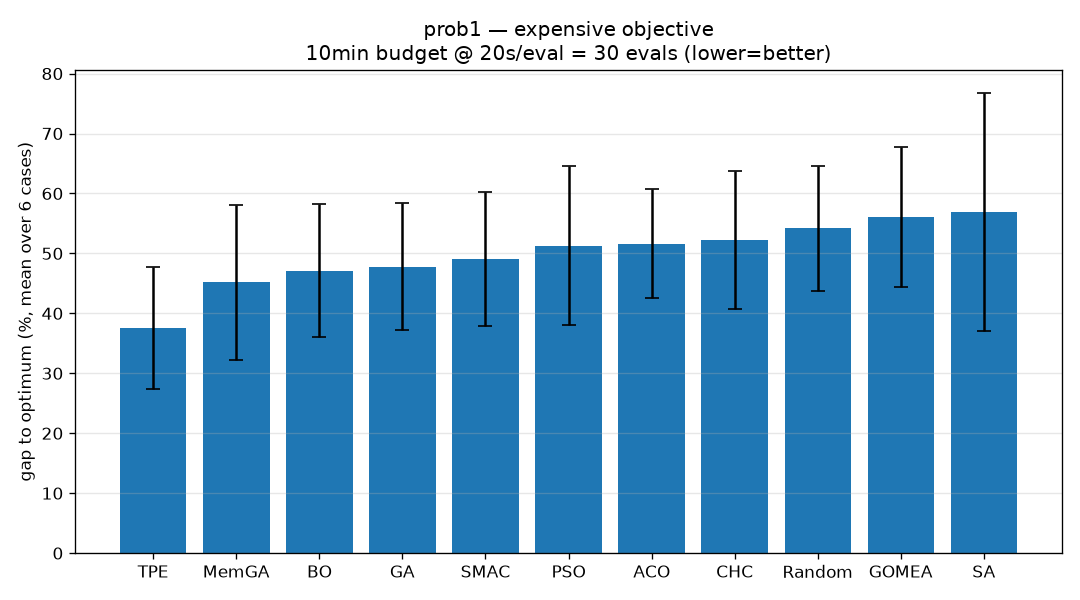

Write Python code to recreate this figure.
"""prob1(Case1~6, 노이즈 없음)을 '비싼 목적함수' 영역(10분 @20s/eval = 30 evals)에서 재시도.
   score = 전역최적 대비 gap%(6개 Case 평균)."""
import sys, numpy as np
sys.path.insert(0, ".")
import matplotlib
matplotlib.use("Agg")
import matplotlib.pyplot as plt
from expensive_common import run_algo, CAP, random_search
from problem import Problem
from simulated_annealing import simulated_annealing
from binary_pso import binary_pso
from genetic_algorithm import genetic_algorithm
from memetic_ga import memetic_ga
from chc import chc
from gomea import gomea
from aco import aco
from bayesian_optimization import bayesian_optimization
from tpe import tpe
from smac import smac

CASES = {"Case1": "prob1/data/ground_truth.json",
         "Case2": "prob1/data/case2/ground_truth.json",
         "Case3": "prob1/data/case3/ground_truth.json",
         "Case4": "prob1/data/case4/ground_truth.json",
         "Case5": "prob1/data/case5/ground_truth.json",
         "Case6": "prob1/data/case6/ground_truth.json"}
SEEDS = list(range(5))
E = CAP

J = {}
for c, p in CASES.items():
    rng = np.random.default_rng(0)
    _, J[c] = Problem(gt_path=p).coordinate_ascent(rng, restarts=50)
print("prob1 J*:", {c: round(v, 1) for c, v in J.items()})

ALGOS = {
    "Random": random_search,
    "SA":   lambda p, s: simulated_annealing(p, max_eval=E, seed=s),
    "PSO":  lambda p, s: binary_pso(p, max_eval=E, n_particles=8, seed=s),
    "GA":   lambda p, s: genetic_algorithm(p, max_eval=E, pop_size=10, seed=s),
    "MemGA": lambda p, s: memetic_ga(p, max_eval=E, pop_size=6, n_ls=1, seed=s),
    "CHC":  lambda p, s: chc(p, max_eval=E, pop_size=10, seed=s),
    "GOMEA": lambda p, s: gomea(p, max_eval=E, pop_size=10, seed=s),
    "ACO":  lambda p, s: aco(p, max_eval=E, n_ants=10, seed=s),
    "BO":   lambda p, s: bayesian_optimization(p, max_eval=E, n_init=10, seed=s),
    "TPE":  lambda p, s: tpe(p, max_eval=E, n_startup=10, seed=s),
    "SMAC": lambda p, s: smac(p, max_eval=E, n_init=10, seed=s),
}

results = {}
for name, fn in ALGOS.items():
    gaps = []
    for c, path in CASES.items():
        for s in SEEDS:
            bt, n = run_algo(Problem(gt_path=path), fn, s)
            gaps.append((J[c] - bt) / abs(J[c]) * 100)
    results[name] = (float(np.mean(gaps)), float(np.std(gaps)))

print(f"\n=== prob1 (6 Case 평균) — expensive  (CAP={E} evals = 10min @ 20s/eval) ===")
order = sorted(results, key=lambda k: results[k][0])
for k in order:
    print(f"  {k:8} gap={results[k][0]:7.2f}%  (±{results[k][1]:.2f})")

plt.figure(figsize=(9, 5))
plt.bar(order, [results[k][0] for k in order],
        yerr=[results[k][1] for k in order], capsize=4, color="#1f77b4")
plt.ylabel("gap to optimum (%, mean over 6 cases)")
plt.title("prob1 — expensive objective\n10min budget @ 20s/eval = 30 evals (lower=better)")
plt.grid(axis="y", alpha=0.3)
plt.tight_layout(); plt.savefig("prob1/expensive.png", dpi=120)
print("saved: prob1/expensive.png")
